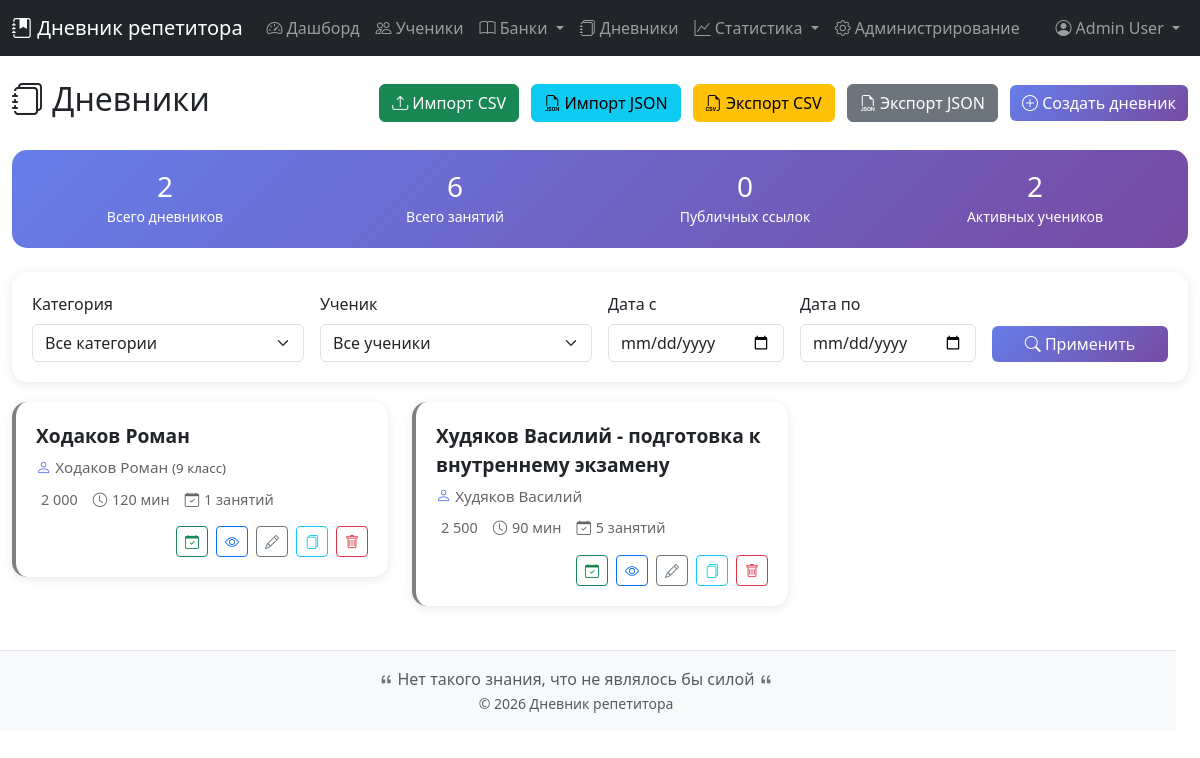
Screenshot of /diaries.php (signed in) with the database file from the repository.
### tables this page shows
CREATE TABLE `users` (
  `id` int(11) NOT NULL,
  `username` varchar(50) NOT NULL,
  `email` varchar(100) NOT NULL,
  `password_hash` varchar(255) NOT NULL,
  `first_name` varchar(50) NOT NULL,
  `last_name` varchar(50) NOT NULL,
  `middle_name` varchar(50) DEFAULT NULL,
  `phone` varchar(20) DEFAULT NULL,
  `is_active` tinyint(1) DEFAULT 1,
  `is_admin` tinyint(1) DEFAULT 0,
  `created_at` timestamp NOT NULL DEFAULT current_timestamp(),
  `updated_at` timestamp NOT NULL DEFAULT current_timestamp() ON UPDATE current_timestamp(),
  `last_login` timestamp NULL DEFAULT NULL,
  `reset_token` varchar(100) DEFAULT NULL,
  `reset_token_expires` timestamp NULL DEFAULT NULL
);

CREATE TABLE `diaries` (
  `id` int(11) NOT NULL,
  `user_id` int(11) NOT NULL,
  `student_id` int(11) DEFAULT NULL,
  `category_id` int(11) DEFAULT NULL,
  `name` varchar(255) NOT NULL,
  `description` text DEFAULT NULL,
  `lesson_cost` decimal(10,2) DEFAULT NULL,
  `lesson_duration` int(11) DEFAULT NULL,
  `public_link` varchar(100) DEFAULT NULL,
  `is_public` tinyint(4) NOT NULL DEFAULT 0,
  `created_at` timestamp NOT NULL DEFAULT current_timestamp(),
  `updated_at` timestamp NOT NULL DEFAULT current_timestamp() ON UPDATE current_timestamp()
);

CREATE TABLE `students` (
  `id` int(11) NOT NULL,
  `user_id` int(11) NOT NULL,
  `first_name` varchar(50) NOT NULL,
  `last_name` varchar(50) NOT NULL,
  `middle_name` varchar(50) DEFAULT NULL,
  `class` varchar(20) DEFAULT NULL,
  `phone` varchar(20) DEFAULT NULL,
  `lesson_cost` decimal(10,2) DEFAULT NULL,
  `lesson_duration` int(11) DEFAULT NULL,
  `lessons_per_week` int(11) DEFAULT NULL,
  `goals` text DEFAULT NULL,
  `birth_date` date DEFAULT NULL,
  `start_date` date DEFAULT NULL,
  `end_date` date DEFAULT NULL,
  `city` varchar(100) DEFAULT NULL,
  `email` varchar(100) DEFAULT NULL,
  `messenger1` varchar(255) DEFAULT NULL,
  `messenger2` varchar(255) DEFAULT NULL,
  `messenger3` varchar(255) DEFAULT NULL,
  `is_active` tinyint(1) DEFAULT 1,
  `created_at` timestamp NOT NULL DEFAULT current_timestamp(),
  `updated_at` timestamp NOT NULL DEFAULT current_timestamp() ON UPDATE current_timestamp()
);

### diaries.php (the view, shortened to what the rows shown need)
<?php
require_once 'config.php';
$currentUser = getCurrentUser($pdo);
$userId = $currentUser['id'];
$action = $_GET['action'] ?? 'list';
        ?>
        <?php
$query = "
    SELECT
        d.*,
        s.last_name as student_last_name,
        s.first_name as student_first_name,
        s.middle_name as student_middle_name,
        s.class as student_class,
        c.name as category_name,
        c.color as category_color,
        (SELECT COUNT(*) FROM lessons WHERE diary_id = d.id) as lessons_count,
        (SELECT COUNT(*) FROM diary_comments WHERE diary_id = d.id) as comments_count
    FROM diaries d
    JOIN students s ON d.student_id = s.id
    LEFT JOIN categories c ON d.category_id = c.id
    WHERE d.user_id = ?
";
$params = [$userId];
$query .= " ORDER BY d.created_at DESC";
$stmt = $pdo->prepare($query);
$stmt->execute($params);
$diaries = $stmt->fetchAll();
$publicView = isset($_GET['public']) && isset($_GET['token']);
?>
<!DOCTYPE html>
<html lang="ru">
<head>
    <link href="https://cdn.jsdelivr.net/npm/bootstrap@5.3.0/dist/css/bootstrap.min.css" rel="stylesheet">
    <link href="https://cdn.jsdelivr.net/npm/bootstrap-icons@1.11.0/font/bootstrap-icons.css" rel="stylesheet">
</head>
<body>
    <?php if (!$publicView): ?>
        <?php include 'menu.php'; ?>
    <?php endif; ?>
    <div class="container-fluid py-4">
        <?php if ($publicView && isset($publicDiary)): ?>
            <div class="public-view">
                <div class="public-header">
                    <i class="bi bi-journal-bookmark-fill" style="font-size: 3rem; color: #667eea;"></i>
                    <h1><?php echo htmlspecialchars($publicDiary['name']); ?></h1>
                    <p class="text-muted">
                        Дневник ученика: <?php echo htmlspecialchars($publicDiary['last_name'] . ' ' . $publicDiary['first_name'] . ' ' . ($publicDiary['middle_name'] ?? '')); ?>
                    </p>
                </div>
                <div class="public-info">
                    <h4>Информация о дневнике</h4>
                    <hr>
                    <?php if (!empty($publicDiary['description'])): ?>
                        <div class="mb-3">
                            <strong>Описание:</strong>
                            <p><?php echo nl2br(htmlspecialchars($publicDiary['description'])); ?></p>
                        </div>
                    <?php endif; ?>
                    <div class="row">
                        <div class="col-md-6">
                            <p><strong>Стоимость занятия:</strong>
                                <?php echo $publicDiary['lesson_cost'] ? number_format($publicDiary['lesson_cost'], 0, ',', ' ') . ' ₽' : 'Не указана'; ?>
                            </p>
                        </div>
                        <div class="col-md-6">
                            <p><strong>Длительность занятия:</strong>
                                <?php
                                if ($publicDiary['lesson_duration']) {
                                    $hours = floor($publicDiary['lesson_duration'] / 60);
                                    $minutes = $publicDiary['lesson_duration'] % 60;
                                    echo ($hours > 0 ? $hours . ' ч ' : '') . ($minutes > 0 ? $minutes . ' мин' : '');
                                } else {
                                    echo 'Не указана';
                                }
                                ?>
                            </p>
                        </div>
                    </div>
                    <p><strong>Дата создания:</strong> <?php echo date('d.m.Y H:i', strtotime($publicDiary['created_at'])); ?></p>
                    <p><strong>Последнее обновление:</strong> <?php echo date('d.m.Y H:i', strtotime($publicDiary['updated_at'])); ?></p>
                    <div class="alert alert-info mt-3">
                        <i class="bi bi-info-circle"></i>
                        Это публичная ссылка на дневник. Вы можете поделиться ею с учеником.
                    </div>
                </div>
            </div>
        <?php elseif ($action === 'list'): ?>
            <div class="d-flex justify-content-between align-items-center mb-4">
                <h2><i class="bi bi-journals"></i> Дневники</h2>
            </div>
<div class="row">
    <?php if (empty($diaries)): ?>
        <div class="col-12">
            <div class="alert alert-info text-center py-5">
                <i class="bi bi-journal" style="font-size: 3rem;"></i>
                <h4 class="mt-3">Дневники не найдены</h4>
                <p>Создайте первый дневник, нажав кнопку "Создать дневник"</p>
            </div>
        </div>
    <?php else: ?>
        <?php foreach ($diaries as $diary): ?>
            <div class="col-md-6 col-lg-4">
                <div class="diary-card" style="border-left-color: <?php echo $diary['category_color'] ?? '#808080'; ?>">
                    <div class="diary-name">
                        <?php echo htmlspecialchars($diary['name']); ?>
                    </div>
                    <div class="diary-student">
                        <i class="bi bi-person"></i>
                        <?php
                        $stmtStudent = $pdo->prepare("SELECT last_name, first_name, middle_name, class FROM students WHERE id = ?");
                        $stmtStudent->execute([$diary['student_id']]);
                        $student = $stmtStudent->fetch();
                        if ($student):
                        ?>
                            <?php echo htmlspecialchars($student['last_name'] . ' ' . $student['first_name'] . ' ' . ($student['middle_name'] ?? '')); ?>
                            <?php if ($student['class']): ?>
                                <small class="text-muted">(<?php echo htmlspecialchars($student['class']); ?> класс)</small>
                            <?php endif; ?>
                        <?php else: ?>
                            <span class="text-muted">Ученик не найден</span>
                        <?php endif; ?>
                    </div>
                    <div class="diary-meta">
                        <span class="diary-meta-item">
                            <?php echo $diary['lesson_cost'] ? number_format($diary['lesson_cost'], 0, ',', ' ') : '—'; ?>
                        </span>
                        <span class="diary-meta-item">
                            <i class="bi bi-clock"></i>
                            <?php echo $diary['lesson_duration'] ? $diary['lesson_duration'] . ' мин' : '—'; ?>
                        </span>
                        <span class="diary-meta-item">
                            <i class="bi bi-calendar-check"></i>
                            <?php echo $diary['lessons_count']; ?> занятий
                        </span>
                    </div>
                    <div class="mt-3 d-flex justify-content-end gap-2">
                                <a href="lessons.php?diary_id=<?php echo $diary['id']; ?>" class="btn btn-sm btn-outline-success" title="Перейти к занятиям">
            <i class="bi bi-calendar-check"></i>
        </a>
                        <a href="?action=view&id=<?php echo $diary['id']; ?>" class="btn btn-sm btn-outline-primary" title="Просмотр">
                            <i class="bi bi-eye"></i>
                        </a>
                        <a href="?action=edit&id=<?php echo $diary['id']; ?>" class="btn btn-sm btn-outline-secondary" title="Редактировать">
                            <i class="bi bi-pencil"></i>
                        </a>
                        <a href="?copy=1&id=<?php echo $diary['id']; ?>" class="btn btn-sm btn-outline-info" title="Создать копию"
                           onclick="return confirm('Создать копию дневника?')">
                            <i class="bi bi-files"></i>
                        </a>
                        <a href="?delete=1&id=<?php echo $diary['id']; ?>" class="btn btn-sm btn-outline-danger" title="Удалить"
                           onclick="return confirm('Удалить дневник?')">
                            <i class="bi bi-trash"></i>
                        </a>
                    </div>
                </div>
            </div>
        <?php endforeach; ?>
    <?php endif; ?>
</div>
        <?php endif; ?>
    </div>
<?php include 'footer.php'; ?>
</body>
</html>

### menu.php (shortened to what the rows shown need)
<?php
$currentUser = getCurrentUser($pdo);
?>
<nav class="navbar navbar-expand-lg navbar-dark bg-dark">
    <div class="container-fluid">
        <a class="navbar-brand" href="dashboard.php">
            <i class="bi bi-journal-bookmark-fill"></i> Дневник репетитора
        </a>
        <div class="collapse navbar-collapse" id="navbarNav">
            <ul class="navbar-nav me-auto">
                <li class="nav-item">
                    <a class="nav-link" href="dashboard.php">
                        <i class="bi bi-speedometer2"></i> Дашборд
                    </a>
                </li>
                <li class="nav-item">
                    <a class="nav-link" href="students.php">
                        <i class="bi bi-people"></i> Ученики
                    </a>
                </li>
                <li class="nav-item dropdown">
                    <a class="nav-link dropdown-toggle" href="#" role="button" data-bs-toggle="dropdown">
                        <i class="bi bi-book"></i> Банки
                    </a>
                </li>
                <li class="nav-item">
                    <a class="nav-link" href="diaries.php">
                        <i class="bi bi-journals"></i> Дневники
                    </a>
                </li>
<li class="nav-item dropdown">
    <a class="nav-link dropdown-toggle" href="#" id="statsDropdown" role="button" data-bs-toggle="dropdown">
        <i class="bi bi-graph-up"></i> Статистика
    </a>
</li>                <?php if (isAdmin()): ?>
                <li class="nav-item">
                    <a class="nav-link" href="admin.php">
                        <i class="bi bi-gear"></i> Администрирование
                    </a>
                </li>
                <?php endif; ?>
            </ul>
            <ul class="navbar-nav">
                <li class="nav-item dropdown">
                    <a class="nav-link dropdown-toggle" href="#" role="button" data-bs-toggle="dropdown">
                        <i class="bi bi-person-circle"></i>
                        <?php echo htmlspecialchars($currentUser['first_name'] . ' ' . $currentUser['last_name']); ?>
                    </a>
                </li>
            </ul>
        </div>
    </div>
</nav>
<link rel="stylesheet" href="https://cdn.jsdelivr.net/npm/bootstrap-icons@1.11.0/font/bootstrap-icons.css">

### rows the page displays
users: first_name+last_name "Admin User"
diaries: name "Ходаков Роман", student.middle_name "Ходаков Роман", student.class "9", lesson_cost "2 000", lesson_duration "120", lessons_count "1"
diaries: name "Худяков Василий - подготовка к внутреннему экзамену", student.middle_name "Худяков Василий", lesson_cost "2 500", lesson_duration "90", lessons_count "5"

### other values shown
count($diaries) "2"
$totalLessons "6"
$publicCount "0"
count($students) "2"
